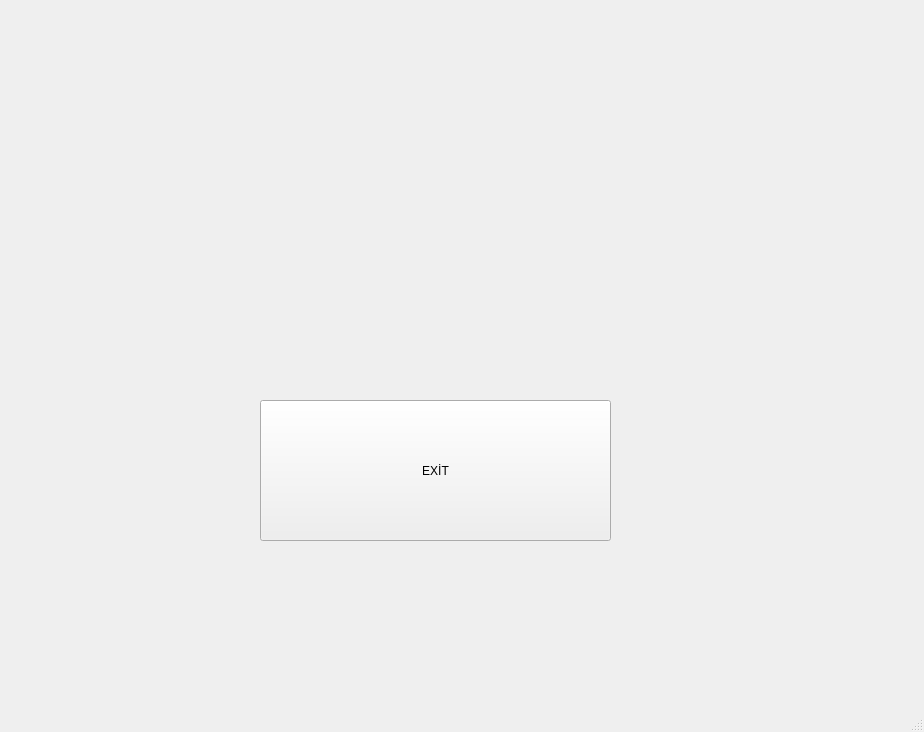
<?xml version="1.0" encoding="UTF-8"?>
<ui version="4.0">
 <class>MainWindow</class>
 <widget class="QMainWindow" name="MainWindow">
  <property name="geometry">
   <rect>
    <x>0</x>
    <y>0</y>
    <width>924</width>
    <height>732</height>
   </rect>
  </property>
  <property name="windowTitle">
   <string>MainWindow</string>
  </property>
  <widget class="QWidget" name="centralwidget">
   <widget class="QPushButton" name="exit_Buton">
    <property name="geometry">
     <rect>
      <x>260</x>
      <y>400</y>
      <width>351</width>
      <height>141</height>
     </rect>
    </property>
    <property name="text">
     <string>EXİT</string>
    </property>
   </widget>
  </widget>
  <widget class="QMenuBar" name="menubar">
   <property name="geometry">
    <rect>
     <x>0</x>
     <y>0</y>
     <width>924</width>
     <height>26</height>
    </rect>
   </property>
  </widget>
  <widget class="QStatusBar" name="statusbar"/>
 </widget>
 <resources/>
 <connections/>
</ui>
